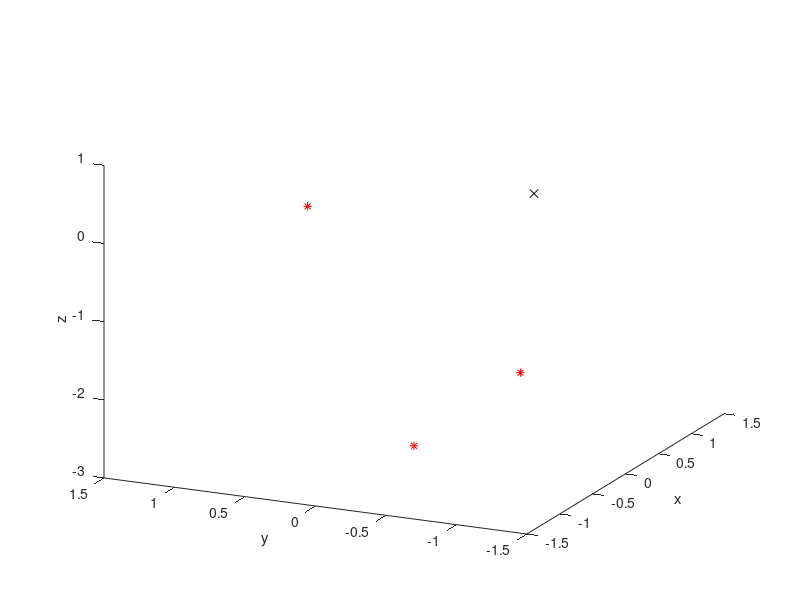

Here is the MATLAB script that generated this plot: (Note: this script raises an error after producing the figure.)
clear, close all, T=100; h=0.01; x=2*randn(3,1);             % Set up simulation
plot3(x(1),x(2),x(3),'kx'); view([-65 23]); hold on          % Set up plot
xlabel('x'), ylabel('y'), zlabel('z')
plot3(0,0,-3,'*r');
plot3(sqrt(1*(3-1)),sqrt(1*(3-1)),-1,'*r');
plot3(-sqrt(1*(3-1)),-sqrt(1*(3-1)),-1,'*r');
for t=0:h:T
   k1=RHS(x); k2=RHS(x+h*k1/2); k3=RHS(x+h*k2/2); k4=RHS(x+h*k3);
   xnew=x+h*(k1/6+k2/3+k3/3+k4/6);
   plot3([xnew(1) x(1)],[xnew(2) x(2)],[xnew(3) x(3)]);
   x=xnew; pause(0.001);
end

%%%%%%%%
function k=RHS(x)
sig=4; b=1; rbar= 3;%3*sig*(sig+b+3)/(sig-b-1);  % Define constants for Lorenz
k=[sig*(x(2)-x(1)); -x(2)-x(1)*x(3); -b*x(3)+x(1)*x(2)-b*rbar];
end
